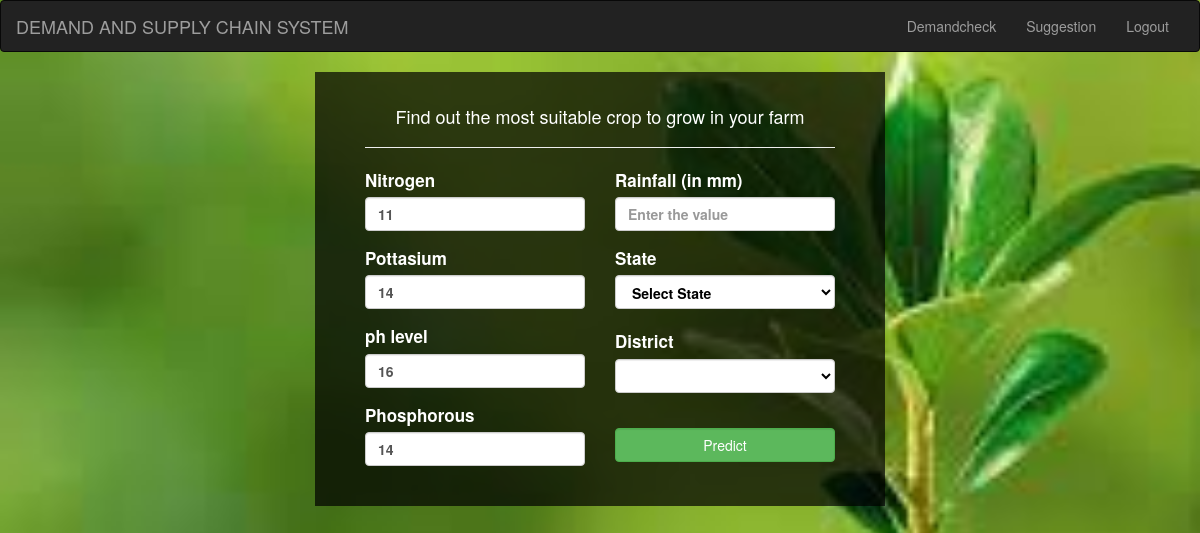
Screenshot of /Suggestion with the database file from the repository.
### tables this page shows
CREATE TABLE soilreport(email TEXT, n TEXT, k TEXT, ph TEXT, p TEXT);

### app.py (the view)
@app.route('/Suggestion')
def Suggestion():
    f = open('session.txt', 'r')
    email = f.readline()
    f.close()
    print(email)
    connection = sqlite3.connect('user_data.db')
    cursor = connection.cursor()
    cursor.execute("SELECT n, k, ph, p FROM soilreport where email = '"+email+"'")
    result = cursor.fetchone()
    n, k, ph, p = result
    print(n, k, ph, p)
    return render_template('suggestion.html', n=n, k=k, ph=ph, p=p)

### templates/suggestion.html (shortened to what this page needs)
<!DOCTYPE html>
<html lang="en">
<head>
  <link rel="stylesheet" href="https://maxcdn.bootstrapcdn.com/bootstrap/3.4.1/css/bootstrap.min.css">
</head>
<body>
<nav class="navbar navbar-inverse">
  <div class="container-fluid">
    <div class="navbar-header">
      <a class="navbar-brand">DEMAND AND SUPPLY CHAIN SYSTEM</a>
    </div>
    <div class="collapse navbar-collapse" id="myNavbar">
      <ul class="nav navbar-nav navbar-right">
        <li><a href="/Demandcheck">Demandcheck</a></li>
        <li><a href="/Suggestion">Suggestion</a></li>
        <li><a href="/logout">Logout</a></li>
      </ul>
    </div>
  </div>
</nav>
<div class="container">
      <form method="POST" action="/crop_predict" id="form1">
        <center><h4>Find out the most suitable crop to grow in your farm</h4></center>
        <hr>
        <div class="row">
            <div class="col-lg-6">
              <div class="form-group">
                <label for="Nitrogen" style="font-size: 17px"
                  ><b>Nitrogen</b></label
                >
                <input
                  type="number"
                  class="form-control"
                  id="Nitrogen"
                  name="nitrogen"
                  value="{{n}}"
                  style="font-weight: bold"
                  required
                />
              </div>
              <div class="form-group">
                <label for="Pottasium" style="font-size: 17px"><b>Pottasium</b></label>
                <input
                  type="number"
                  class="form-control"
                  id="Pottasium"
                  name="pottasium"
                  value="{{k}}"
                  style="font-weight: bold"
                  required
                />
              </div>
              <div class="form-group">
                <label for="ph" style="font-size: 17px"><b>ph level</b></label>
                <input
                  type="number"
                  step="0.01"
                  class="form-control"
                  id="ph"
                  name="ph"
                  value="{{ph}}"
                  style="font-weight: bold"
                  required
                />
              </div>
              <div class="form-group">
                <label for="Phosphorous" style="font-size: 17px"
                  ><b>Phosphorous</b></label
                >
                <input
                  type="number"
                  class="form-control"
                  id="Phosphorous"
                  name="phosphorous"
                  value="{{p}}"
                  style="font-weight: bold"
                  required
                />
              </div>
            </div>
            <div class="col-lg-6">
              <div class="form-group">
                <label for="Rainfall" style="font-size: 17px"
                  ><b>Rainfall (in mm)</b></label
                >
                <input
                  type="number"
                  step="0.01"
                  class="form-control"
                  id="Rainfall"
                  name="rainfall"
                  placeholder="Enter the value"
                  style="font-weight: bold"
                  value={{moi}}
                  required
                />
              </div>
              <div class="form-group">
                <label for="State" style="font-size: 17px"><b>State</b></label>
                <select
                  onchange="print_city('state', this.selectedIndex);"
                  id="sts"
                  name="stt"
                  class="form-control"
                  style="font-weight: bold; color: black"
                  required
                ></select>
                <br />
                <label for="City" style="font-size: 17px"><b>District</b></label>
                <select
                  id="state"
                  class="form-control"
                  name="city"
                  style="font-weight: bold; color: black"
                  required
                ></select>
              </div>
              <div class="d-flex justify-content-center">
                <br>
                <button  type="submit" class="btn btn-success form-control" >  Predict </button>
              </div>
            </div>
        </div>
      </form>
    </div>
</body>
</html>

### templates/suggestion.html (style rules this page uses)
body { background-repeat: no-repeat; background-size: cover; background-attachment: fixed; }
#form1 { width: 50%; margin: auto; padding: 25px 50px; background-color: rgba(0, 0, 0, 0.70); color: white; }

### rows the page displays
soilreport: nitrogen "11", pottasium "14", ph "16", phosphorous "14"
